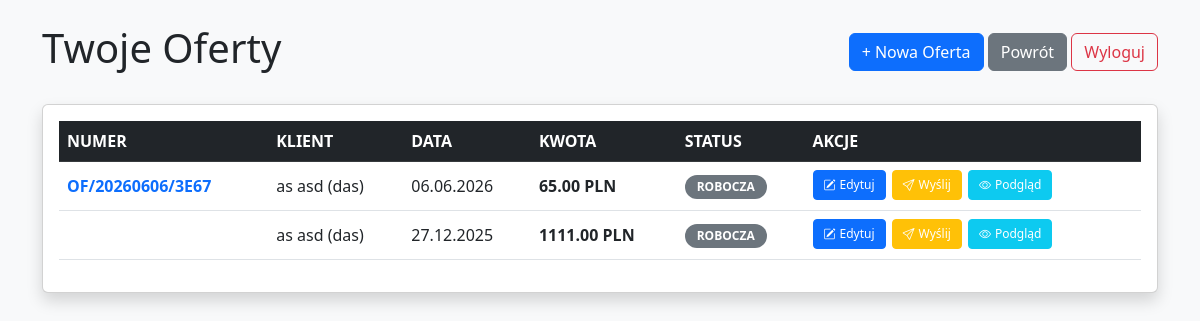
The page /offers/ (signed in) on the database as committed earlier.
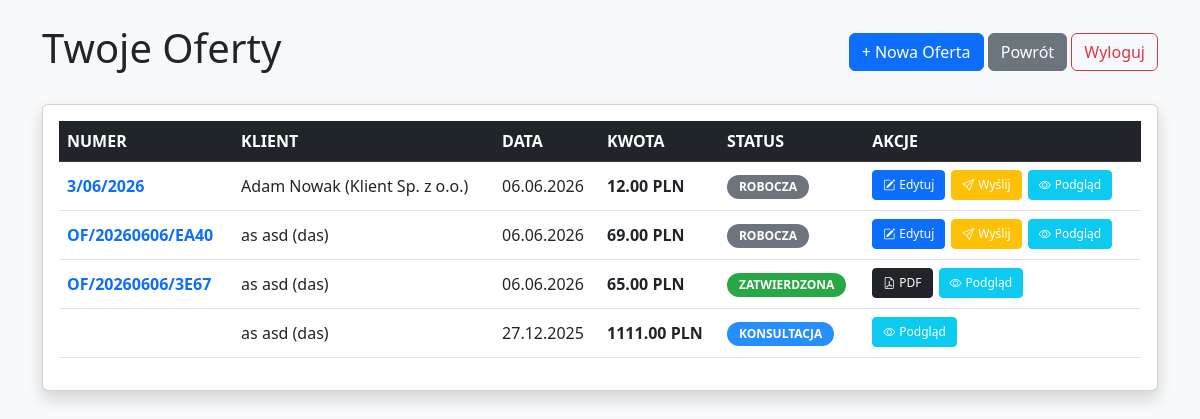
The same page on the database as committed later.
### offers/models.py (models this page shows, shortened)
class Offer(models.Model):
    class Status(models.TextChoices):
        DRAFT = 'draft', _('Robocza')
        PENDING = 'pending', _('Oczekuje na akceptację')
        IN_CONSULTATION = 'consultation', _('Konsultacja')
        APPROVED = 'approved', _('Zatwierdzona')
        SENT = 'sent', _('Wysłana')
        REJECTED = 'rejected', _('Odrzucona')
    class PaymentMethod(models.TextChoices):  # NOWOŚĆ (6)
        TRANSFER = 'transfer', _('Przelew tradycyjny')
        SPLIT_PAYMENT = 'split', _('Przelew (Split Payment)')
        CASH = 'cash', _('Gotówka')
        CARD = 'card', _('Karta płatnicza')
    seller = models.ForeignKey(Seller, on_delete=models.PROTECT, verbose_name="Wystawca", null=True)
    offer_number = models.CharField(max_length=50, unique=True, verbose_name="Numer oferty")
    client = models.ForeignKey(Client, on_delete=models.CASCADE, verbose_name="Klient", null=True)
    status = models.CharField(max_length=20, choices=Status.choices, default=Status.DRAFT, verbose_name="Status")
    description = RichTextField(null=True, blank=True, help_text="Wstęp/Opis oferty")
    total_price = models.DecimalField(max_digits=10, decimal_places=2, default=0, verbose_name="Suma PLN")
    currency_rate = models.DecimalField(max_digits=6, decimal_places=4, default=1.0000,
                                        verbose_name="Kurs EUR (dla informacji)")
    created_at = models.DateTimeField(auto_now_add=True)
    updated_at = models.DateTimeField(auto_now=True)
    validity_days = models.PositiveIntegerField(default=14, verbose_name="Ważność oferty (dni)")
    payment_deadline_days = models.PositiveIntegerField(default=7, verbose_name="Termin płatności (dni)")
    payment_method = models.CharField(max_length=20, choices=PaymentMethod.choices, default=PaymentMethod.TRANSFER,
                                      verbose_name="Metoda płatności")
    rejection_reason = models.TextField(blank=True, null=True, verbose_name="Powód odrzucenia (CEO)")
    external_file = models.FileField(upload_to='offers_archive/', null=True, blank=True, verbose_name="Archiwalny PDF")
    created_by = models.ForeignKey(User, on_delete=models.SET_NULL, null=True, blank=True, verbose_name="Utworzył")
    @property
    def css_class(self):
        return f"status-{self.status}"
    class Meta:
        ordering = ['-created_at']
        verbose_name = "Oferta"
        verbose_name_plural = "Baza Ofert"

class Client(models.Model):
    company = models.ForeignKey(Company, on_delete=models.CASCADE, related_name='employees', verbose_name="Firma")
    first_name = models.CharField(max_length=100, verbose_name="Imię")
    last_name = models.CharField(max_length=100, verbose_name="Nazwisko")
    email = models.EmailField(verbose_name="Email")
    phone = models.CharField(max_length=20, blank=True, verbose_name="Telefon")
    position = models.CharField(max_length=100, blank=True,
                                verbose_name="Stanowisko")  # np. "Dyrektor IT" vs "Serwisant"
    def __str__(self):
        return f"{self.first_name} {self.last_name} ({self.company.name})"
    class Meta:
        verbose_name = "Klient / Kontakt"
        verbose_name_plural = "Baza Klientów"

class Company(models.Model):
    name = models.CharField(max_length=200, verbose_name="Nazwa Firmy")
    nip = models.CharField(max_length=20, blank=True, null=True, verbose_name="NIP")
    address = models.TextField(verbose_name="Adres", blank=True)
    class Meta:
        verbose_name = "Firma"
        verbose_name_plural = "Baza Firm"

### offers/views.py (the view)
# urls.py: path('offers/', views.offer_list, name='offer_list'),
@login_required
def offer_list(request):
    offers = Offer.objects.all().order_by('-created_at')
    return render(request, 'offers/offer_list.html', {'offers': offers})

### offers/templates/offers/offer_list.html (shortened to what this page needs)
{% load static %}
<!DOCTYPE html>
<html lang="pl">
<head>
    <link
            href="https://cdn.jsdelivr.net/npm/bootstrap@5.3.0/dist/css/bootstrap.min.css"
            rel="stylesheet"
    />
    <link rel="stylesheet" href="{% static 'offers/offer_list.css' %}"/>
    <link rel="stylesheet" href="https://cdn.jsdelivr.net/npm/bootstrap-icons@1.11.1/font/bootstrap-icons.css">
</head>
<body class="bg-light">
<div class="container mt-4">
    <div class="d-flex justify-content-between align-items-center mb-4">
        <h1>Twoje Oferty</h1>
        <div>
            <a href="{% url 'offer_create' %}" class="btn btn-primary"
            >+ Nowa Oferta</a
            >
            <a href="{% url 'home' %}" class="btn btn-secondary">Powrót</a>
            <form action="{% url 'logout' %}" method="post" class="d-inline">
                <button type="submit" class="btn btn-outline-danger">
                    Wyloguj
                </button>
            </form>
        </div>
    </div>
    <div class="card shadow">
        <div class="card-body">
            <table class="table table-hover align-middle">
                <thead class="table-dark">
                <tr>
                    <th>NUMER</th>
                    <th>KLIENT</th>
                    <th>DATA</th>
                    <th>KWOTA</th>
                    <th>STATUS</th>
                    <th style="min-width: 250px">AKCJE</th>
                </tr>
                </thead>
                <tbody>
                {% for offer in offers %}
                    <tr>
                        <td>
                            <a
                                    href="{% url 'offer_detail' offer.pk %}"
                                    class="fw-bold text-decoration-none"
                            >
                                {{ offer.offer_number }}
                            </a>
                        </td>
                        <td>{{ offer.client }}</td>
                        <td>{{ offer.created_at|date:"d.m.Y" }}</td>
                        <td>
                            <strong>{{ offer.total_price }} PLN</strong>
                        </td>
                        <td>
                            <span class="badge {{ offer.css_class }}">{{ offer.get_status_display }}</span>
                        </td>
                        <td class="table-actions">
                            <div class="d-flex flex-wrap gap-1">
                                {% if offer.status == 'draft' %}
                                    <a href="{% url 'offer_edit' offer.pk %}"
                                       class="btn btn-sm btn-primary d-inline-flex align-items-center" title="Edytuj">
                                        <i class="bi bi-pencil-square me-1"></i> Edytuj
                                    </a>
                                    <a href="{% url 'offer_change_status' offer.pk 'submit' %}"
                                       class="btn btn-sm btn-warning d-inline-flex align-items-center"
                                       title="Wyślij do CEO">
                                        <i class="bi bi-send me-1"></i> Wyślij
                                    </a>
                                {% endif %}
                                {% if offer.status == 'approved' %}
                                    <a href="{% url 'offer_pdf' offer.pk %}"
                                       class="btn btn-sm btn-dark d-inline-flex align-items-center" target="_blank">
                                        <i class="bi bi-file-earmark-pdf me-1"></i> PDF
                                    </a>
                                {% endif %}
                                <a href="{% url 'offer_detail' offer.pk %}"
                                   class="btn btn-sm btn-info text-white d-inline-flex align-items-center">
                                    <i class="bi bi-eye me-1"></i> Podgląd
                                </a>
                            </div>
                        </td>
                    </tr>
                {% endfor %}
                </tbody>
            </table>
        </div>
    </div>
</div>
</body>
</html>

### offers/static/offers/offer_list.css (style rules this page uses)
.badge { padding: 6px 12px; border-radius: 20px; font-size: 12px; font-weight: bold; color: white; display: inline-block; min-width: 80px; text-align: center; text-transform: uppercase; }
.status-consultation { background-color: #268eff; !important; }
.status-approved { background-color: #28a745 !important; color: white !important; }
.status-draft { background-color: #6c757d !important; color: white !important; }
.btn-sm { display: inline-block; padding: 5px 10px; font-size: 12px; color: white; text-decoration: none; border-radius: 4px; margin-right: 5px; text-align: center; }
.table-actions .btn { min-width: 32px; display: inline-flex; align-items: center; justify-content: center; font-weight: 500; }

### offers/templates/offers/offer_list.html (style rules this page uses)
.table-actions .btn { margin-right: 2px; margin-bottom: 2px; }

Rows that differ between the two databases and show on the page:
added Offer: offer_number "3/06/2026", client "Adam Nowak (Klient Sp. z o.o.)", created_at "06.06.2026", total_price "12.00", status "ROBOCZA", shows "Edytuj"
added Offer: offer_number "OF/20260606/EA40", client "as asd (das)", created_at "06.06.2026", total_price "69.00", status "ROBOCZA", shows "Edytuj"
changed Offer "OF/20260606/3E67": status "ROBOCZA" → "ZATWIERDZONA"; status "Edytuj Wyślij" → "PDF"
changed Offer: status "ROBOCZA" → "KONSULTACJA"; no longer shows "Edytuj Wyślij"
